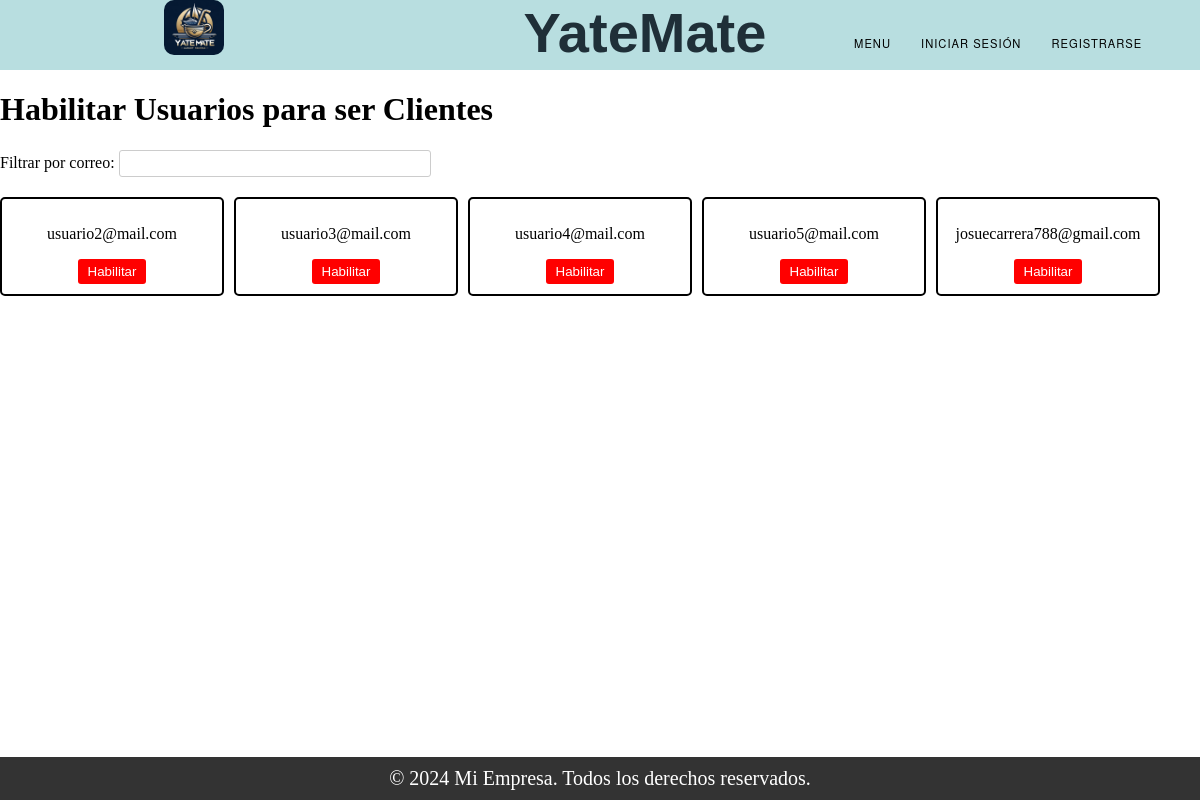
/enable_accounts/, run on an earlier commit of the app's database.
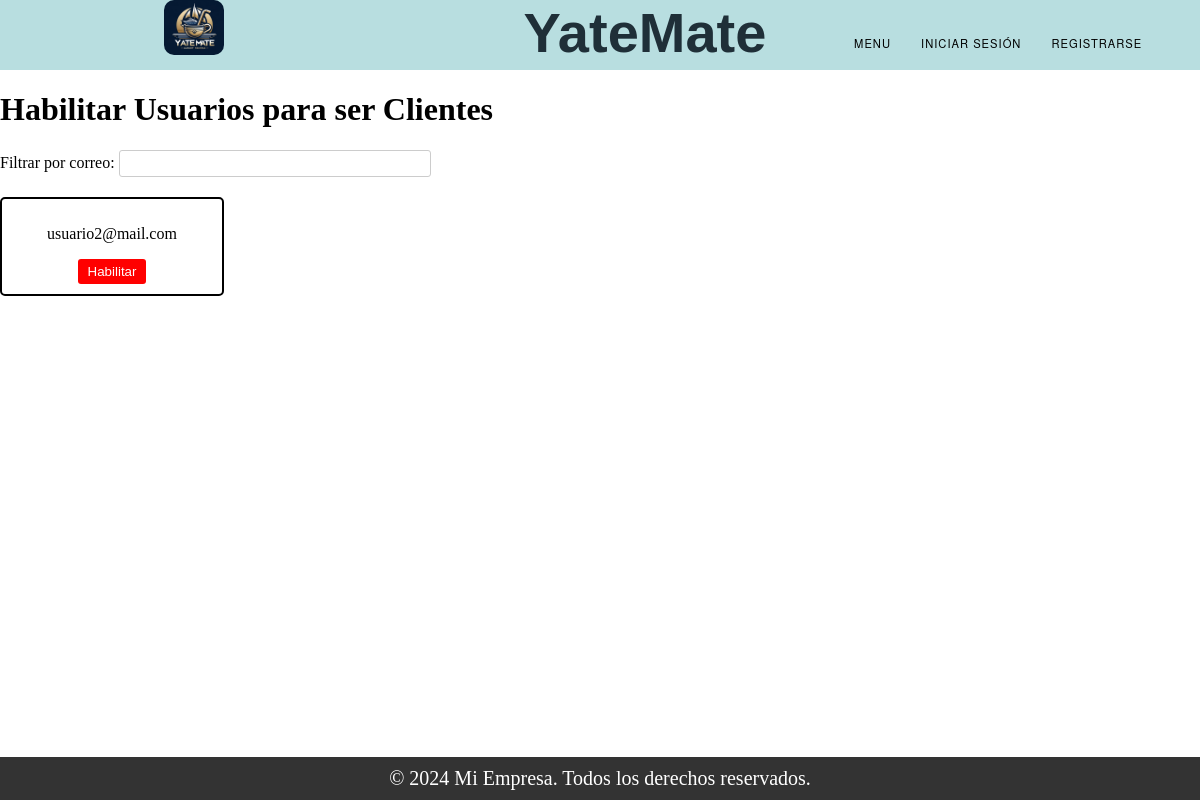
And on a later commit of the database.
### Register/models.py (models this page shows, shortened)
class User(models.Model):
    TIPOS = (
        ('Administrador', 'Administrador'),
        ('Usuario', 'Usuario'),
        ('Cliente', 'Cliente'),
    )
    mail = models.CharField(max_length=150, unique=True)  # Nombre de usuario (email).
    tipo = models.CharField(max_length=20, choices=TIPOS)
    password = models.CharField(max_length=128)  # Contraseña.
    nombre = models.CharField(max_length=255)
    apellido = models.CharField(max_length=255)
    dni = models.CharField(max_length=20)
    fecha_expiracion_dni = models.DateField()
    nacionalidad = models.CharField(max_length=100)
    genero = models.CharField(max_length=10)
    domicilio = models.CharField(max_length=255)
    fecha_nacimiento = models.DateField()
    cuil_cuit = models.CharField(max_length=20)
    moroso = models.BooleanField(default=False)

### Home/views.py (the view)
# urls.py: path('enable_accounts/',views.usuarios_inhabilitados,name='enable_accounts'),
def usuarios_inhabilitados(request):
    usuarios_inhabilitados = User.objects.filter(tipo='Usuario')
    context = {
        'usuarios_inhabilitados': usuarios_inhabilitados
    }
    return render(request, 'enable_accounts.html', context)

### Trueque/context_processors.py (called while the page is built)
def conversaciones_usuario(request):
    user_id = request.session.get('user_id')
    if user_id:
        conversaciones = Conversacion.objects.filter(Q(dueño_publicacion=user_id) | Q(solicitante=user_id))
        return {'conversaciones_usuario': conversaciones}
    else:
        return {'conversaciones_usuario': []}

### Home/templates/enable_accounts.html (shortened to what this page needs)
{% extends "base.html" %}
{% load static %}
{% block content %}
<h1>Habilitar Usuarios para ser Clientes</h1>
<div class="filtro-container">
  <label for="filtro-mail">Filtrar por correo:</label>
  <input type="text" id="filtro-mail" class="filtro-input">
</div>
{% if usuarios_inhabilitados %}
  <div class="usuarios-container">
    {% for usuario in usuarios_inhabilitados %}
      <div class="usuario-bloque">
        <p>{{ usuario.mail }}</p>
        <form action="{% url 'habilitar_usuario' usuario.id %}" method="POST" style="display: inline;">
          <button type="submit" class="btn-habilitar">Habilitar</button>
        </form>
      </div>
    {% endfor %}
  </div>
{% else %}
  <p>No hay usuarios Registrados.</p>
{% endif %}
{% endblock %}

What changed in the data, as far as the page shows it:
no longer on this page (row edited): User: mail "usuario3@mail.com"
no longer on this page (row edited): User: mail "usuario4@mail.com"
removed User: mail "usuario5@mail.com"
removed User: mail "josuecarrera788@gmail.com"
